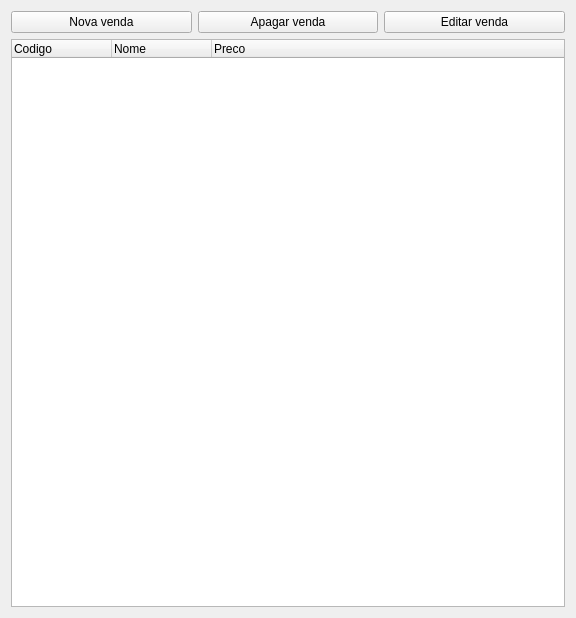
<?xml version="1.0" encoding="UTF-8"?>
<ui version="4.0">
 <class>Form</class>
 <widget class="QWidget" name="Form">
  <property name="geometry">
   <rect>
    <x>0</x>
    <y>0</y>
    <width>576</width>
    <height>618</height>
   </rect>
  </property>
  <property name="windowTitle">
   <string>Form</string>
  </property>
  <layout class="QVBoxLayout" name="verticalLayout">
   <item>
    <layout class="QHBoxLayout" name="horizontalLayout">
     <item>
      <widget class="QPushButton" name="botton_new_sell">
       <property name="text">
        <string>Nova venda</string>
       </property>
      </widget>
     </item>
     <item>
      <widget class="QPushButton" name="button_edit_sell">
       <property name="text">
        <string>Apagar venda</string>
       </property>
      </widget>
     </item>
     <item>
      <widget class="QPushButton" name="button_delete_sell">
       <property name="text">
        <string>Editar venda</string>
       </property>
      </widget>
     </item>
    </layout>
   </item>
   <item>
    <widget class="QTreeWidget" name="sell_index">
     <property name="sortingEnabled">
      <bool>false</bool>
     </property>
     <property name="animated">
      <bool>false</bool>
     </property>
     <column>
      <property name="text">
       <string>Codigo</string>
      </property>
     </column>
     <column>
      <property name="text">
       <string>Nome</string>
      </property>
     </column>
     <column>
      <property name="text">
       <string>Preco</string>
      </property>
     </column>
    </widget>
   </item>
  </layout>
 </widget>
 <resources/>
 <connections>
  <connection>
   <sender>botton_new_sell</sender>
   <signal>clicked()</signal>
   <receiver>Form</receiver>
   <slot>new()</slot>
   <hints>
    <hint type="sourcelabel">
     <x>130</x>
     <y>18</y>
    </hint>
    <hint type="destinationlabel">
     <x>194</x>
     <y>6</y>
    </hint>
   </hints>
  </connection>
  <connection>
   <sender>button_edit_sell</sender>
   <signal>clicked()</signal>
   <receiver>Form</receiver>
   <slot>remove()</slot>
   <hints>
    <hint type="sourcelabel">
     <x>297</x>
     <y>29</y>
    </hint>
    <hint type="destinationlabel">
     <x>382</x>
     <y>4</y>
    </hint>
   </hints>
  </connection>
  <connection>
   <sender>button_delete_sell</sender>
   <signal>clicked()</signal>
   <receiver>Form</receiver>
   <slot>edit()</slot>
   <hints>
    <hint type="sourcelabel">
     <x>493</x>
     <y>20</y>
    </hint>
    <hint type="destinationlabel">
     <x>572</x>
     <y>10</y>
    </hint>
   </hints>
  </connection>
 </connections>
 <slots>
  <slot>new()</slot>
  <slot>remove()</slot>
  <slot>edit()</slot>
 </slots>
</ui>
